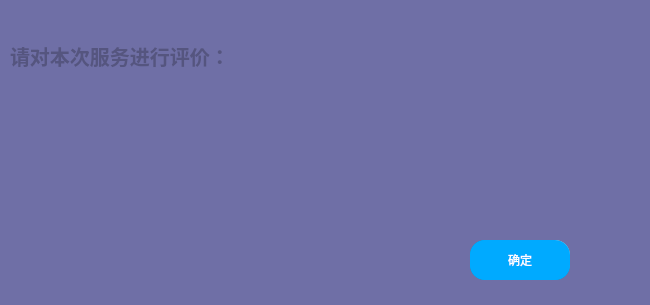
<?xml version="1.0" encoding="UTF-8"?>
<ui version="4.0">
 <class>haoping</class>
 <widget class="QDialog" name="haoping">
  <property name="geometry">
   <rect>
    <x>0</x>
    <y>0</y>
    <width>650</width>
    <height>305</height>
   </rect>
  </property>
  <property name="windowTitle">
   <string>haoping</string>
  </property>
  <property name="styleSheet">
   <string notr="true">#haoping{
border-image: url(:/image/hpbj.png);
background-color: rgb(111, 111, 166);}</string>
  </property>
  <widget class="QPushButton" name="pushButton">
   <property name="geometry">
    <rect>
     <x>170</x>
     <y>120</y>
     <width>300</width>
     <height>60</height>
    </rect>
   </property>
   <property name="styleSheet">
    <string notr="true">QPushButton{
border-radius:15px;
background-color: rgba(0, 0, 0,0);
}
#pushButton:hover{
border-image: url(:/image/s555.png);
}</string>
   </property>
   <property name="text">
    <string/>
   </property>
  </widget>
  <widget class="QPushButton" name="pushButton_2">
   <property name="geometry">
    <rect>
     <x>170</x>
     <y>120</y>
     <width>248</width>
     <height>61</height>
    </rect>
   </property>
   <property name="styleSheet">
    <string notr="true">QPushButton{
border-radius:15px;
background-color: rgba(0, 0, 0,0);
}
#pushButton_2:hover{
border-image: url(:/image/s44.png);
}</string>
   </property>
   <property name="text">
    <string/>
   </property>
  </widget>
  <widget class="QPushButton" name="pushButton_3">
   <property name="geometry">
    <rect>
     <x>170</x>
     <y>120</y>
     <width>198</width>
     <height>61</height>
    </rect>
   </property>
   <property name="styleSheet">
    <string notr="true">QPushButton{
border-radius:15px;
background-color: rgba(0, 0, 0,0);
}
#pushButton_3:hover{
border-image: url(:/image/s333.png);
}</string>
   </property>
   <property name="text">
    <string/>
   </property>
  </widget>
  <widget class="QPushButton" name="pushButton_4">
   <property name="geometry">
    <rect>
     <x>170</x>
     <y>120</y>
     <width>147</width>
     <height>61</height>
    </rect>
   </property>
   <property name="styleSheet">
    <string notr="true">QPushButton{
border-radius:15px;
background-color: rgba(0, 0, 0,0);
}
#pushButton_4:hover{
border-image: url(:/image/s222.png);
}</string>
   </property>
   <property name="text">
    <string/>
   </property>
  </widget>
  <widget class="QPushButton" name="pushButton_5">
   <property name="geometry">
    <rect>
     <x>170</x>
     <y>120</y>
     <width>93</width>
     <height>61</height>
    </rect>
   </property>
   <property name="styleSheet">
    <string notr="true">QPushButton{
border-radius:15px;
background-color: rgba(0, 0, 0,0);
}
#pushButton_5:hover{
border-image: url(:/image/yxx.png);
}</string>
   </property>
   <property name="text">
    <string/>
   </property>
  </widget>
  <widget class="QLabel" name="label">
   <property name="geometry">
    <rect>
     <x>170</x>
     <y>120</y>
     <width>300</width>
     <height>61</height>
    </rect>
   </property>
   <property name="styleSheet">
    <string notr="true">border-image: url(:/image/s3.png);</string>
   </property>
   <property name="text">
    <string/>
   </property>
  </widget>
  <widget class="QPushButton" name="confirmButton">
   <property name="geometry">
    <rect>
     <x>470</x>
     <y>240</y>
     <width>100</width>
     <height>40</height>
    </rect>
   </property>
   <property name="styleSheet">
    <string notr="true">QPushButton{
border-radius:15px;
padding:4px 8px;
color: rgb(255, 255, 255);
background-color: rgb(0, 170, 255);
}
QPushButton:hover{
border-radius:15px;
padding:4px 8px;
color: rgb(255, 255, 255);
background-color: rgba(0, 170, 255,150);

}
QPushButton:pressed{
border-radius:15px;
padding:4px 8px;
color: rgb(255, 255, 255);
background-color: rgba(0, 170,255,50);
}</string>
   </property>
   <property name="text">
    <string>确定</string>
   </property>
  </widget>
  <widget class="QLabel" name="label_5">
   <property name="geometry">
    <rect>
     <x>10</x>
     <y>30</y>
     <width>311</width>
     <height>51</height>
    </rect>
   </property>
   <property name="font">
    <font>
     <family>华文楷体</family>
     <pointsize>15</pointsize>
     <weight>75</weight>
     <bold>true</bold>
    </font>
   </property>
   <property name="styleSheet">
    <string notr="true">color: rgb(85, 85, 127);</string>
   </property>
   <property name="text">
    <string>请对本次服务进行评价：</string>
   </property>
  </widget>
  <widget class="QLabel" name="label_3">
   <property name="geometry">
    <rect>
     <x>470</x>
     <y>240</y>
     <width>100</width>
     <height>40</height>
    </rect>
   </property>
   <property name="styleSheet">
    <string notr="true">background-color: rgb(83, 83, 83);
border-radius:15px;
padding:4px 8px</string>
   </property>
   <property name="text">
    <string/>
   </property>
  </widget>
  <widget class="QLabel" name="label_4">
   <property name="geometry">
    <rect>
     <x>470</x>
     <y>240</y>
     <width>100</width>
     <height>40</height>
    </rect>
   </property>
   <property name="font">
    <font>
     <pointsize>16</pointsize>
    </font>
   </property>
   <property name="styleSheet">
    <string notr="true">background-color: qlineargradient(spread:pad, x1:0.592, y1:0.409045, x2:1, y2:0, stop:0 rgba(0, 170, 255, 255), stop:1 rgba(255, 255, 255, 255));
border-radius:15px;
padding:4px 8px;
color: rgb(255, 255, 255);
</string>
   </property>
   <property name="text">
    <string/>
   </property>
  </widget>
  <widget class="QLabel" name="label_2">
   <property name="geometry">
    <rect>
     <x>480</x>
     <y>10</y>
     <width>111</width>
     <height>101</height>
    </rect>
   </property>
   <property name="styleSheet">
    <string notr="true">border-image: url(:/image/feiji.png);</string>
   </property>
   <property name="text">
    <string/>
   </property>
  </widget>
  <zorder>label</zorder>
  <zorder>pushButton</zorder>
  <zorder>pushButton_2</zorder>
  <zorder>pushButton_3</zorder>
  <zorder>pushButton_4</zorder>
  <zorder>pushButton_5</zorder>
  <zorder>label_5</zorder>
  <zorder>label_3</zorder>
  <zorder>label_4</zorder>
  <zorder>confirmButton</zorder>
  <zorder>label_2</zorder>
 </widget>
 <layoutdefault spacing="6" margin="11"/>
 <resources/>
 <connections/>
</ui>
